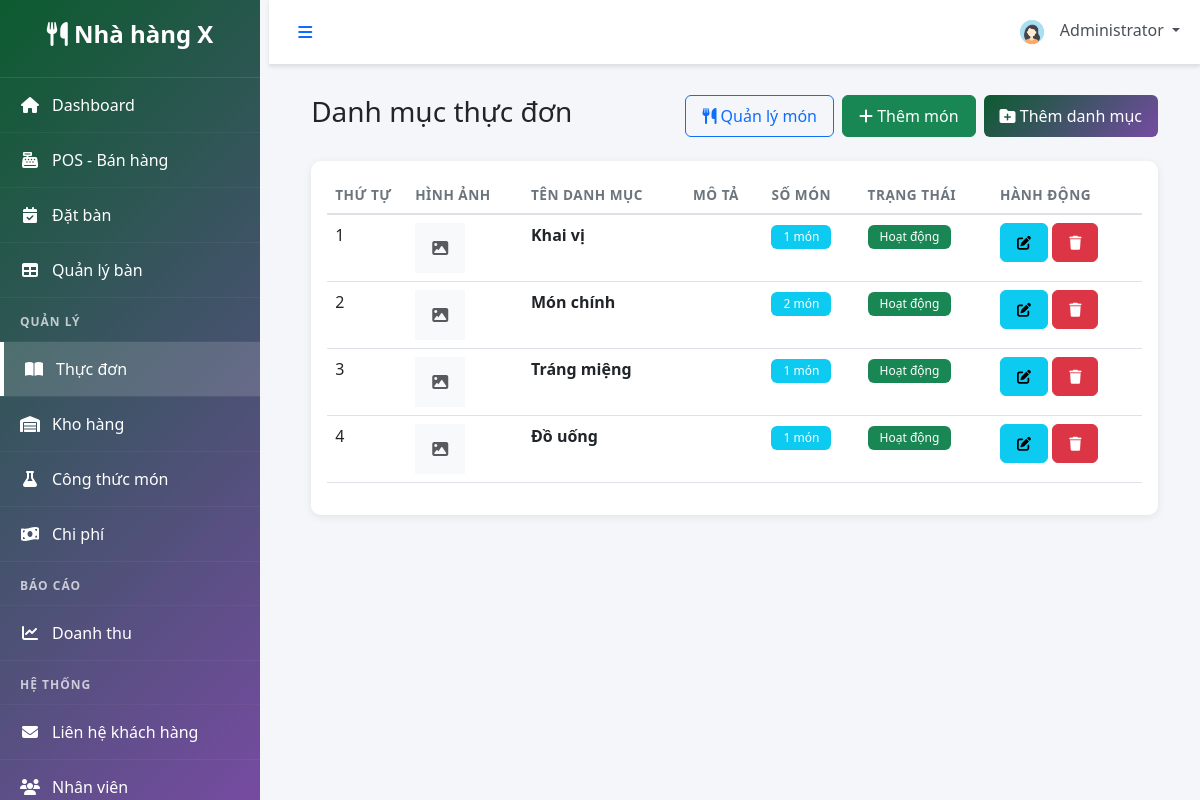
Before: /modules/menu/categories.php (signed in) with the older database file.
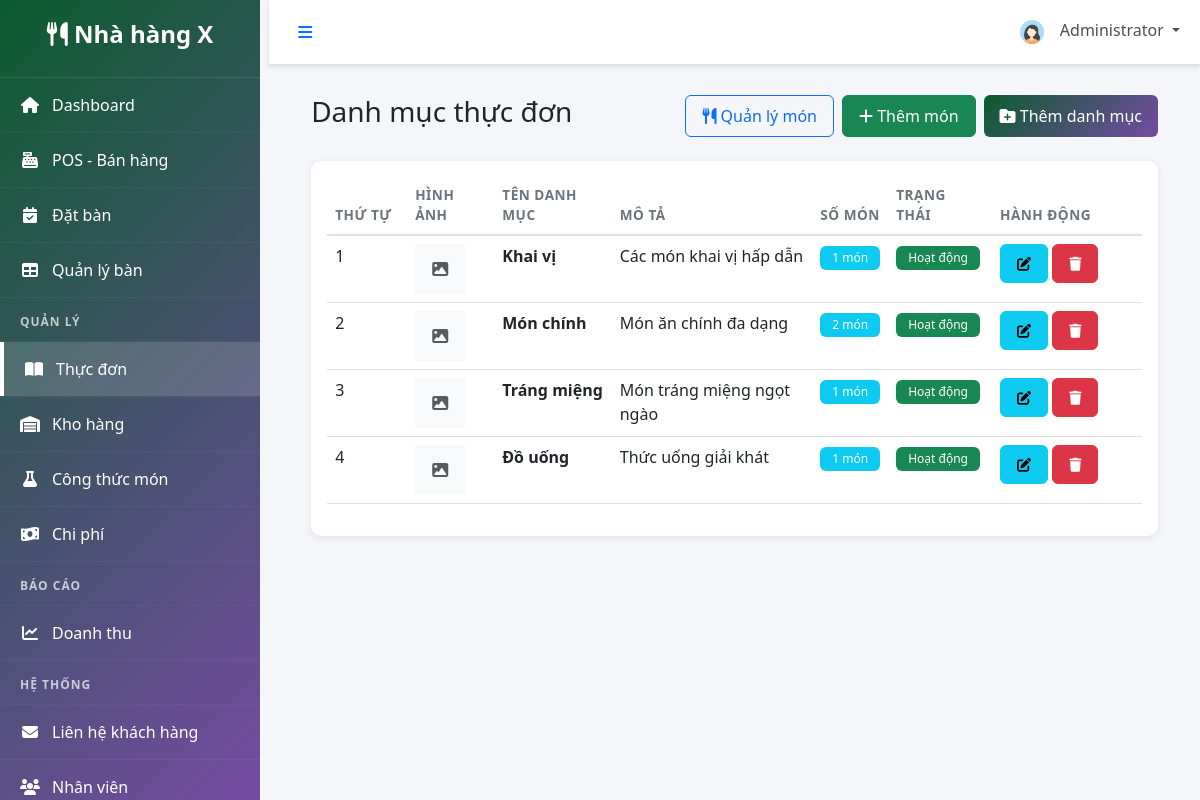
After: the same page with the newer database file.
### tables this page shows
CREATE TABLE `categories` (
  `category_id` INT UNSIGNED NOT NULL AUTO_INCREMENT,
  `category_name` VARCHAR(120) NOT NULL,
  `description` TEXT DEFAULT NULL,
  `display_order` INT NOT NULL DEFAULT 0,
  `image` VARCHAR(255) DEFAULT NULL,
  `is_active` TINYINT(1) NOT NULL DEFAULT 1,
  `created_at` TIMESTAMP NOT NULL DEFAULT CURRENT_TIMESTAMP,
  `updated_at` TIMESTAMP NOT NULL DEFAULT CURRENT_TIMESTAMP ON UPDATE CURRENT_TIMESTAMP,
  PRIMARY KEY (`category_id`),
  UNIQUE KEY `uq_category_name` (`category_name`),
  KEY `idx_category_order` (`display_order`)
);

### modules/menu/categories.php (the view, shortened to what this page needs)
<?php
include '../../includes/header.php';
$query = "SELECT c.*, COUNT(mi.item_id) as item_count
          FROM categories c
          LEFT JOIN menu_items mi ON c.category_id = mi.category_id
          GROUP BY c.category_id
          ORDER BY c.display_order";
$categories = $db->query($query)->fetchAll(PDO::FETCH_ASSOC);
?>
<div class="container-fluid">
    <div class="d-flex justify-content-between align-items-center mb-4">
        <h1 class="h3">Danh mục thực đơn</h1>
        <div class="d-flex gap-2">
            <button class="btn btn-outline-primary" onclick="window.location.href='items.php'"><i class="fas fa-utensils"></i> Quản lý món</button>
            <button class="btn btn-success" onclick="window.location.href='add_item.php'"><i class="fas fa-plus"></i> Thêm món</button>
            <button class="btn btn-primary" data-bs-toggle="modal" data-bs-target="#addCategoryModal">
                <i class="fas fa-folder-plus"></i> Thêm danh mục
            </button>
        </div>
    </div>
    <div class="card">
        <div class="card-body">
            <div class="table-responsive">
                <table class="table table-hover">
                    <thead>
                        <tr>
                            <th width="80">Thứ tự</th>
                            <th>Hình ảnh</th>
                            <th>Tên danh mục</th>
                            <th>Mô tả</th>
                            <th>Số món</th>
                            <th>Trạng thái</th>
                            <th width="150">Hành động</th>
                        </tr>
                    </thead>
                    <tbody>
                        <?php foreach ($categories as $cat): ?>
                        <tr>
                            <td><?php echo $cat['display_order']; ?></td>
                            <td>
                                <?php if ($cat['image']): ?>
                                    <img src="<?php echo SITE_URL . '/uploads/categories/' . $cat['image']; ?>"
                                         alt="" class="img-thumbnail" style="width: 50px; height: 50px; object-fit: cover;">
                                <?php else: ?>
                                    <div class="bg-light d-flex align-items-center justify-content-center"
                                         style="width:  50px; height: 50px;">
                                        <i class="fas fa-image text-muted"></i>
                                    </div>
                                <?php endif; ?>
                            </td>
                            <td><strong><?php echo htmlspecialchars($cat['category_name']); ?></strong></td>
                            <td><?php echo htmlspecialchars(substr($cat['description'] ?? '', 0, 50)); ?></td>
                            <td><span class="badge bg-info"><?php echo $cat['item_count']; ?> món</span></td>
                            <td>
                                <?php
                                $cat_status = $cat['status'] ?? 'active';
                                ?>
                                <?php if ($cat_status === 'active'): ?>
                                    <span class="badge bg-success">Hoạt động</span>
                                <?php else: ?>
                                    <span class="badge bg-secondary">Tạm ẩn</span>
                                <?php endif; ?>
                            </td>
                            <td>
                                <button class="btn btn-sm btn-info" onclick="editCategory(<?php echo $cat['category_id']; ?>)">
                                    <i class="fas fa-edit"></i>
                                </button>
                                <a href="?delete=<?php echo $cat['category_id']; ?>"
                                   class="btn btn-sm btn-danger"
                                   onclick="return confirm('Xóa danh mục này? ')">
                                    <i class="fas fa-trash"></i>
                                </a>
                            </td>
                        </tr>
                        <?php endforeach; ?>
                    </tbody>
                </table>
            </div>
        </div>
    </div>
</div>
<?php include '../../includes/footer.php'; ?>

Changed rows visible on the page:
changed categories "Khai vị": description (not shown) → "Các món khai vị hấp dẫn"
changed categories "Món chính": description (not shown) → "Món ăn chính đa dạng"
changed categories "Tráng miệng": description (not shown) → "Món tráng miệng ngọt ngào"
changed categories "Đồ uống": description (not shown) → "Thức uống giải khát"
